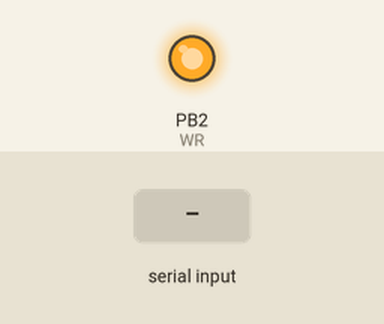
This sketch was run on a simulated ATtiny85, built with avr-gcc and run on an emulated ATtiny85. On the bench: output pins drawn as LEDs (lit = HIGH). Inputs (shaded band) come from the test bench. Pins used as bus, display or sensor lines are not drawn.

Above: at 1.2 s.
1.3 s: "$GPGGA\n" received over the second serial link
Timing chart, 0 to 4.3 s (numbered marks = the images above; inputs shaded):
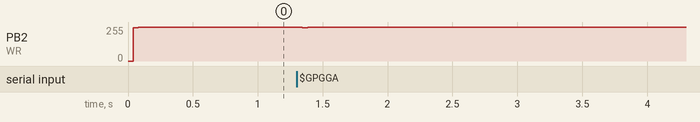

The sketch:

myCompass_attiny85.ino
```cpp
#include <SoftwareSerial.h>

#define GPS_TARGET_LAT      45.63081080
#define GPS_TARGET_LNG      13.79018556

#define CS	 4  //Pin 13 as chip selection output
#define WR	 2  //Pin 12 as read clock	output
#define DATA 1	//Pin 7 as Serial data output

#define CS1    digitalWrite(CS, HIGH)
#define CS0    digitalWrite(CS, LOW)
#define WR1    digitalWrite(WR, HIGH)
#define WR0    digitalWrite(WR, LOW)
#define DATA1  digitalWrite(DATA, HIGH)
#define DATA0  digitalWrite(DATA, LOW)


#define sbi(x, y)  (x |= (1 << y))
#define cbi(x, y)  (x &= ~(1 <<y ))
#define uchar   unsigned char
#define uint   unsigned int

//定义HT1621的命令
#define  ComMode    0x52  //4COM,1/3bias  1000    010 1001  0
#define  RCosc      0x30  //1000 0011 0000
#define  LCD_on     0x06  //1000     0000 0 11 0
#define  LCD_off    0x04
#define  Sys_en     0x02  //1000   0000 0010
#define  CTRl_cmd   0x80
#define  Data_cmd   0xa0

//                0     1     2     3     4     5     6     7     8     9
const char num[]={0x3f, 0x09, 0x67, 0x4f, 0x59, 0x5e, 0x7e, 0x0b, 0x7f, 0x5f};

char cara[127];
//pin 2 RX e pin 3 TX
SoftwareSerial mySerial(0, 3);
String NMEA;
int posizione_delimitatore = 0;
int index = 0;
int campo = 0;

double my_lat;
double my_lng;

void SendBit_1621(uchar sdata,uchar cnt)
{
	//data cnt HT1621
	uchar i;
	for(i=0;i<cnt;i++)
	{
		WR0;
		if(sdata&0x80) DATA1;
		else DATA0;
		WR1;
		sdata<<=1;
	}
}

void SendCmd_1621(uchar command)
{
	CS0;
	SendBit_1621(0x80,4);
	SendBit_1621(command,8);
	CS1;
}

void Write_1621(uchar addr,uchar sdata)
{
	addr<<=2;
	CS0;
	SendBit_1621(0xa0,3);
	SendBit_1621(addr,6);
	SendBit_1621(sdata,8);
	CS1;
}

void HT1621_all_off(uchar num)
{
	uchar i;
	uchar addr=0;
	for(i=0;i<num;i++)
	{
		Write_1621(addr,0x00);
		addr+=2;
	}
}

void HT1621_all_on(uchar num)
{
	uchar i;
	uchar addr=0;
	for(i=0;i<num;i++)
	{
		Write_1621(addr,0xff);
		addr+=2;
	}
}

void Init_1621(void)
{
	SendCmd_1621(Sys_en);
	SendCmd_1621(RCosc);
	SendCmd_1621(ComMode);
	SendCmd_1621(LCD_on);
}

void draw_n(int n){
  if(n < 1)
    draw(0,0,0,0);
  if(n >= 0 && n < 10)
    draw(0,0,0,num[n]);
  if(n >= 10 && n < 100)
    draw(0,0,num[(n / 10 % 10)],num[(n % 10)]);
  if(n >= 100 && n < 1000)
    draw(0,num[(n / 100 % 10)],num[(n /10 % 10)],num[(n% 10)]);
}


void draw(uint8_t dig1, uint8_t dig2, uint8_t dig3, uint8_t dig4){

  // --2--
  //5     1
  //|--7--|
  //6     4
  // --3--
  // numero 5 = B01011110 = 0x54 = 94

  uint8_t raw6 = ((bitRead(dig1, 6) * 16 *8 ) + (bitRead(dig2, 6) * 16*4 ) +
  (bitRead(dig3, 6) * 16*2) + (bitRead(dig4, 6) * 16) +
  bitRead(dig1, 7)*8 + bitRead(dig2, 7)*4 + bitRead(dig3, 7)*2 + bitRead(dig4, 7));

  uint8_t raw4 = ((bitRead(dig1, 5) * 16 *8) + (bitRead(dig2, 5) * 16*4 ) +
  (bitRead(dig3, 5) * 16*2) + (bitRead(dig4, 5) * 16) +
  bitRead(dig1, 4)*8 + bitRead(dig2, 4)*4 + bitRead(dig3, 4)*2 + bitRead(dig4, 4));

  uint8_t raw2 = ((bitRead(dig1, 3) * 16 *8) + (bitRead(dig2, 3) * 16*4 ) +
  (bitRead(dig3, 3) * 16*2) + (bitRead(dig4, 3) * 16) +
  bitRead(dig1, 2)*8 + bitRead(dig2, 2)*4 + bitRead(dig3, 2)*2 + bitRead(dig4, 2));

  uint8_t raw0 = ((bitRead(dig1, 1) * 16 *8) + (bitRead(dig2, 1) * 16*4 ) +
  (bitRead(dig3, 1) * 16*2) + (bitRead(dig4, 1) * 16) +
  bitRead(dig1, 0) * 8 + bitRead(dig2, 0)* 4 + bitRead(dig3, 0)*2 + bitRead(dig4, 0));
  Write_1621(6,raw6);
  Write_1621(4,raw4);
  Write_1621(2,raw2);
  Write_1621(0,raw0);
}


void setup() {
  //init seriale software
  mySerial.begin(9600);

  pinMode(CS, OUTPUT); //
  pinMode(WR, OUTPUT); //
  pinMode(DATA, OUTPUT); //
  CS1;
  DATA1;
  WR1;
  Init_1621();

}

unsigned int Start = millis();

void loop() {
  String nmea_lat = "";
  String nmea_lng = "";
  if (mySerial.available()) {
    //leggo la prima riga
    char c = mySerial.read();

    if (c != '\n') {
      NMEA += c;
    }
    else {
      posizione_delimitatore = 0;
      index = 0;
      //questa variabile viene usata per contare tutti i campi trovati
      campo = 0;
      //printo solo la stringa che mi interessa
      if (NMEA.substring(0, 6) == "$GPGGA")
      {
        //Serial.println(NMEA);

        while (posizione_delimitatore != -1)
        {
          posizione_delimitatore = NMEA.indexOf(",", index);

          //in funzione del campo invio al serial monitor
          //solo i dati che mi interessano
          switch (campo)
          {
            case 2:
              my_lat = NMEA.substring(index, posizione_delimitatore).toDouble();
              break;
            case 4:
              my_lng = NMEA.substring(index, posizione_delimitatore).toDouble();
              break;
          }

          index = posizione_delimitatore;
          index++;
          //incrementa il campo trovato
          campo++;
        }
      }
      draw_n(courseTo(my_lat, my_lng, GPS_TARGET_LAT, GPS_TARGET_LNG));
      NMEA = "";

    }
  }


}


double distanceBetween( long double lat1, long double long1,
                    long  double lat2,long  double long2)
{
  double delta = radians(long1-long2);
  double sdlong = sin(delta);
  double cdlong = cos(delta);
  lat1 = radians(lat1);
  lat2 = radians(lat2);
  double slat1 = sin(lat1);
  double clat1 = cos(lat1);
  double slat2 = sin(lat2);
  double clat2 = cos(lat2);
  delta = (clat1 * slat2) - (slat1 * clat2 * cdlong);
  delta = sq(delta);
  delta += sq(clat2 * sdlong);
  delta = sqrt(delta);
  double denom = (slat1 * slat2) + (clat1 * clat2 * cdlong);
  delta = atan2(delta, denom);
  return delta * 6372795;
}

double courseTo(double lat1, double long1, double lat2, double long2)
{
  // returns course in degrees (North=0, West=270) from position 1 to position 2,
  // both specified as signed decimal-degrees latitude and longitude.
  // Because Earth is no exact sphere, calculated course may be off by a tiny fraction.
  // Courtesy of Maarten Lamers
  double dlon = radians(long2-long1);
  lat1 = radians(lat1);
  lat2 = radians(lat2);
  double a1 = sin(dlon) * cos(lat2);
  double a2 = sin(lat1) * cos(lat2) * cos(dlon);
  a2 = cos(lat1) * sin(lat2) - a2;
  a2 = atan2(a1, a2);
  if (a2 < 0.0)
  {
    a2 += TWO_PI;
  }
  return degrees(a2);
}


double parseDegrees(String term)
{
  if(term == "")
    return -1;
  float tmp = term.toFloat();
  long tmp2 = tmp * 10000L;
  int dd = tmp2/1000000;
  return ((tmp2%1000000)/10000 / 60)+dd;

}
```

Measured:
- after the input at 1.3 s, PB2 (WR): 255/255 → 248/255 at once, → 255/255 0.04 s later
